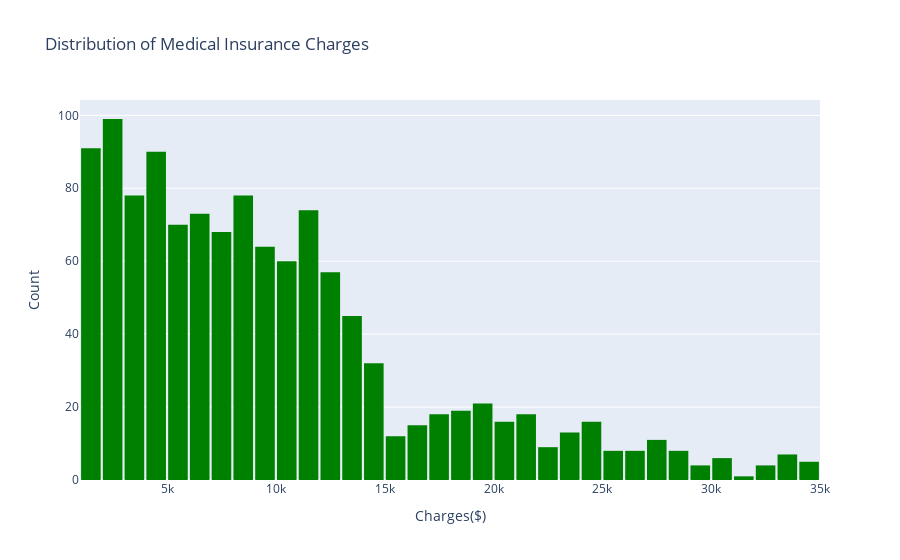

The cell this chart's notebook holds for it:
### Code cell
fig = px.histogram(
    healthins_df,
    x='charges',
    nbins=50,                      # number of bins
    title='Distribution of Medical Insurance Charges',
    labels={'charges': 'Insurance Charges'}, # label for x-axis
    color_discrete_sequence=['green']  # optional custom color
)

fig.update_layout(
    xaxis_title='Charges($)',
    yaxis_title='Count',
    bargap=0.1
)

fig.show()

### Figure 1 — Plotly figure (JSON) as saved in the notebook; plotly's stock layout.template omitted (floating-point values rounded to 4 significant figures; data arrays with more than 128 entries replaced by an {"elided": "..."} marker saying what was removed)
{"data": [{"alignmentgroup": "True", "bingroup": "x", "hovertemplate": "Insurance Charges=%{x}<br>count=%{y}<extra></extra>", "legendgroup": "", "marker": {"color": "green", "pattern": {"shape": ""}}, "name": "", "nbinsx": 50, "offsetgroup": "", "orientation": "v", "showlegend": false, "type": "histogram", "x": {"elided": "1198 float values"}, "xaxis": "x", "yaxis": "y"}], "layout": {"autosize": true, "bargap": 0.1, "barmode": "relative", "legend": {"tracegroupgap": 0}, "title": {"text": "Distribution of Medical Insurance Charges"}, "xaxis": {"anchor": "y", "autorange": true, "domain": [0, 1], "range": [1000, 35000], "title": {"text": "Charges($)"}, "type": "linear"}, "yaxis": {"anchor": "x", "autorange": true, "domain": [0, 1], "range": [0, 104.2], "title": {"text": "Count"}}}}
